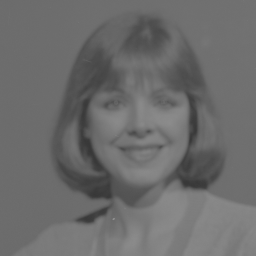
#> input picture Images/Contrast.png, 256 x 256 px, found by its file name
$ jupyter execute --allow-errors AssignmentDIP.ipynb
#> lines starting #> are read from the running program, lines starting #| are printed output that depends on the picture
[cell 1]
import numpy as np
import pandas as pd
import cv2 as cv
from google.colab.patches import cv2_imshow # for image display
from skimage import io
from PIL import Image
import matplotlib.pylab as plt

[cell 2]
input_path = 'Lena.png'
output_path = 'output_image.jpg'
image = cv.imread(input_path)
cv2_imshow(image)
#> (the rest of this cell did not finish here and is left out)

[cell 3]
def self_coded_histogram(image, num_bins=256):
    histogram = np.zeros(num_bins, dtype=np.uint32)

    if len(image.shape) == 3:
        image = cv.cvtColor(image, cv.COLOR_BGR2GRAY)

    height, width = image.shape

    for y in range(height):
        for x in range(width):
            pixel_value = image[y, x]
            histogram[pixel_value] += 1

    return histogram

def compute_and_compare_histograms(image, num_bins=256):
    self_coded_hist = self_coded_histogram(image, num_bins)
#> further down, image is the input picture: shape (256, 256, 3); min 55, max 144, mean 107.9
    if len(image.shape) == 3:
        image = cv.cvtColor(image, cv.COLOR_BGR2GRAY)
    opencv_hist = cv.calcHist([image], [0], None, [num_bins], [0, 256])

    plt.figure(figsize=(12, 6))

    plt.subplot(1, 2, 1)
    plt.title("Self-coded Histogram")
    plt.xlabel("Pixel Value")
    plt.ylabel("Frequency")
    plt.plot(self_coded_hist)
    plt.xlim(0, num_bins)
    plt.grid(True)

    plt.subplot(1, 2, 2)
    plt.title("OpenCV Histogram")
    plt.xlabel("Pixel Value")
    plt.ylabel("Frequency")
    plt.plot(opencv_hist)
    plt.xlim(0, num_bins)
    plt.grid(True)

    plt.tight_layout()
    plt.show()

[cell 4]
num_bins = 256
#> (the rest of this cell did not finish here and is left out)

[cell 5]
def linear_transform(image, a, b):
#> called with a = 3, b = 10
    img_array = np.array(image)
    transformed_image = a * img_array + b
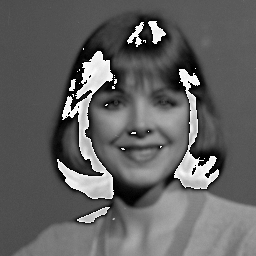
#> transformed_image: shape (256, 256, 3); min 0, max 253, mean 98.5
    return Image.fromarray(np.uint8(transformed_image))

def gamma_correction(image, gamma):
#> called with gamma = 2
    corrected_image = 255 * (image / 255) ** (1 / gamma)
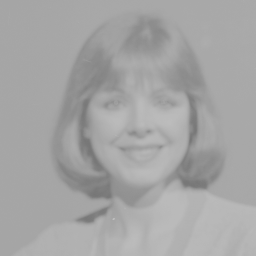
#> corrected_image: shape (256, 256, 3) float64; min 118.4, max 191.6, mean 165.4
    corrected_image = np.clip(corrected_image, 0, 255).astype(np.uint8)
    return corrected_image


def histogram_equalization(image):
    img_array = np.array(image)
    hist = np.array(self_coded_histogram(img_array))
#> hist = 256 values, max 8325 at index 108, min 0 at index 0, mean 256
    cdf = hist.cumsum()
#> cdf = 256 values from 0 to 65536
    cdf_normalized = (cdf / cdf.max()) * 255
#> cdf_normalized = 256 values from 0 to 255
    equalized_image = np.interp(img_array, range(256), cdf_normalized)
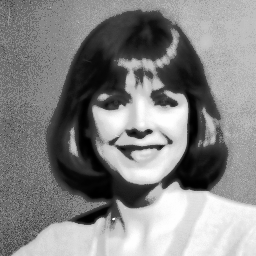
#> equalized_image: shape (256, 256, 3) float64; min 0.0117, max 255, mean 133.2
    return Image.fromarray(np.uint8(equalized_image))

def linear_transform_cv(image, a, b):
#> called with a = 3, b = 10
    transformed_image = cv.convertScaleAbs(image, alpha=a, beta=b)
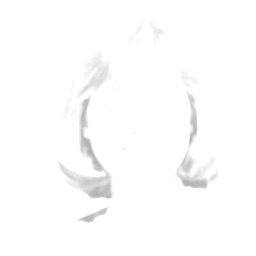
#> transformed_image: shape (256, 256, 3); min 175, max 255, mean 252.8
    return transformed_image

def gamma_correction_cv(image, gamma):
#> called with gamma = 2
    gamma = 1 / gamma
    gamma_corrected = np.power(image / 255.0, gamma) * 255.0
    gamma_corrected = np.uint8(gamma_corrected)
    return gamma_corrected

def histogram_equalization_cv(image):
    gray_image = cv.cvtColor(image, cv.COLOR_BGR2GRAY)
    equalized_image = cv.equalizeHist(gray_image)
#> equalized_image: shape (256, 256)
    return equalized_image

[cell 6]
image = cv.imread('Contrast.png')
cv2_imshow(image)

[cell 7]
linear_transformed = linear_transform(image, 3, 10)
gamma_corrected = gamma_correction(image, 2)
equalized_image = histogram_equalization(image)

linear_transformed_cv = linear_transform_cv(image, 3, 10)
gamma_corrected_cv = gamma_correction_cv(image, 2)
equalized_image_cv = histogram_equalization_cv(image)
equalized_image_cv = cv.cvtColor(equalized_image_cv, cv.COLOR_BGR2RGB)

linear_transformed = cv.cvtColor(np.array(linear_transformed), cv.COLOR_RGB2BGR)


plt.figure(figsize=(10, 10))
plt.subplot(131), plt.imshow(linear_transformed), plt.title('Custom Linear Transformed')
plt.subplot(132), plt.imshow(gamma_corrected), plt.title('Custom Gamma Corrected')
plt.subplot(133), plt.imshow(equalized_image), plt.title('Custom Histogram Equalization')
plt.show()

plt.figure(figsize=(10, 10))
plt.subplot(131), plt.imshow(linear_transformed_cv), plt.title('OpenCV Linear Transformed')
plt.subplot(132), plt.imshow(gamma_corrected_cv), plt.title('OpenCV Gamma Corrected')
plt.subplot(133), plt.imshow(equalized_image_cv), plt.title('OpenCV Histogram Equalization')
plt.show()
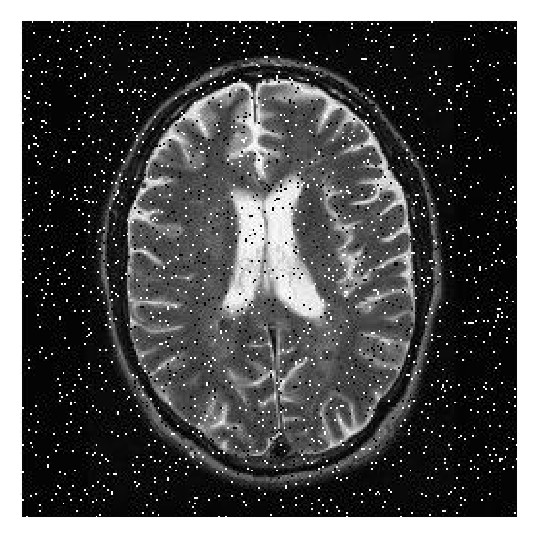
#> input picture Images/Median.jpg, 537 x 537 px, found by its file name
#> further down, median_img is the input picture: shape (537, 537, 3); min 0, max 255, mean 82.8

[cell 8]
def median_filter(image, mask_size):
#> called with mask_size = 5
    img_array = np.array(image)
    height, width, channels = img_array.shape
#> height = 537; width = 537; channels = 3
    half_size = mask_size // 2
    output_image = np.zeros_like(img_array)
    for x in range(half_size, height - half_size):
        for y in range(half_size, width - half_size):
            window = img_array[x - half_size:x + half_size + 1, y - half_size:y + half_size + 1, :]
            output_image[x, y, :] = np.median(window, axis=(0, 1))
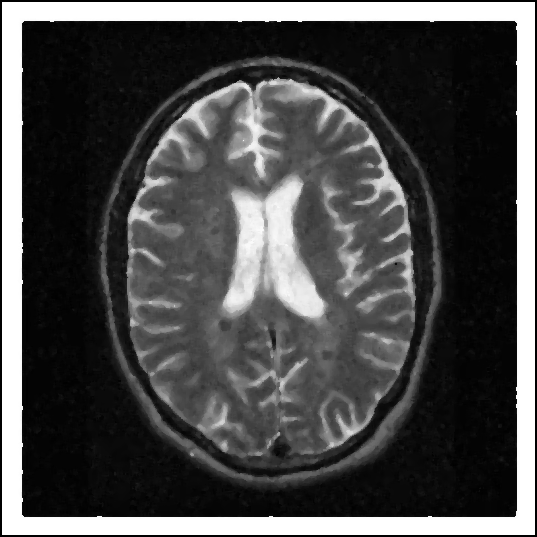
#> output_image: shape (537, 537, 3); min 0, max 255, mean 75.4
    return Image.fromarray(output_image.astype(np.uint8))

def smoothing_filter(image, mask_size):
    img_array = np.array(image)
    height, width, channels = img_array.shape
    half_size = mask_size // 2
    mask = np.ones((mask_size, mask_size), dtype=np.float32) / (mask_size * mask_size)
    output_image = np.zeros_like(img_array)
    for x in range(half_size, height - half_size):
        for y in range(half_size, width - half_size):
            window = img_array[x - half_size:x + half_size + 1, y - half_size:y + half_size + 1, :]
            for c in range(channels):
                output_image[x, y, c] = np.sum(window[:, :, c] * mask)
    return Image.fromarray(output_image.astype(np.uint8))

def sharpening_filter(image):
    img_array = np.array(image)
    height, width, channels = img_array.shape
    sharpen_mask = np.array([[-1, -1, -1],
                             [-1, 9, -1],
                             [-1, -1, -1]], dtype=np.float32)
    output_image = np.zeros_like(img_array)
    for c in range(channels):
        for x in range(1, height - 1):
            for y in range(1, width - 1):
                window = img_array[x - 1:x + 2, y - 1:y + 2, c]
                output_pixel = 0
                for i in range(3):
                    for j in range(3):
                        output_pixel += window[i, j] * sharpen_mask[i, j]
                output_image[x, y, c] = np.clip(output_pixel, 0, 255)
    return Image.fromarray(output_image.astype(np.uint8))

def apply_filter_cv(image, kernel):
    filtered_image = cv.filter2D(image, -1, kernel)
    return filtered_image

def median_filter_cv(image, kernel_size):
    median_filtered = cv.medianBlur(image, kernel_size)
    return median_filtered

def smoothing_filter_cv(image, kernel_size):
    kernel = np.ones((kernel_size, kernel_size), np.float32) / (kernel_size**2)
    smoothed = apply_filter_cv(image, kernel)
    return smoothed

def sharpening_filter_cv(image):
    kernel = np.array([[-1, -1, -1],
                       [-1, 9, -1],
                       [-1, -1, -1]], np.float32)
    sharpened = apply_filter_cv(image, kernel)
    return sharpened

[cell 9]
median_img = cv.imread('Median.jpg')
smooth_img = cv.imread('Lena.png')
#> (the rest of this cell did not finish here and is left out)
